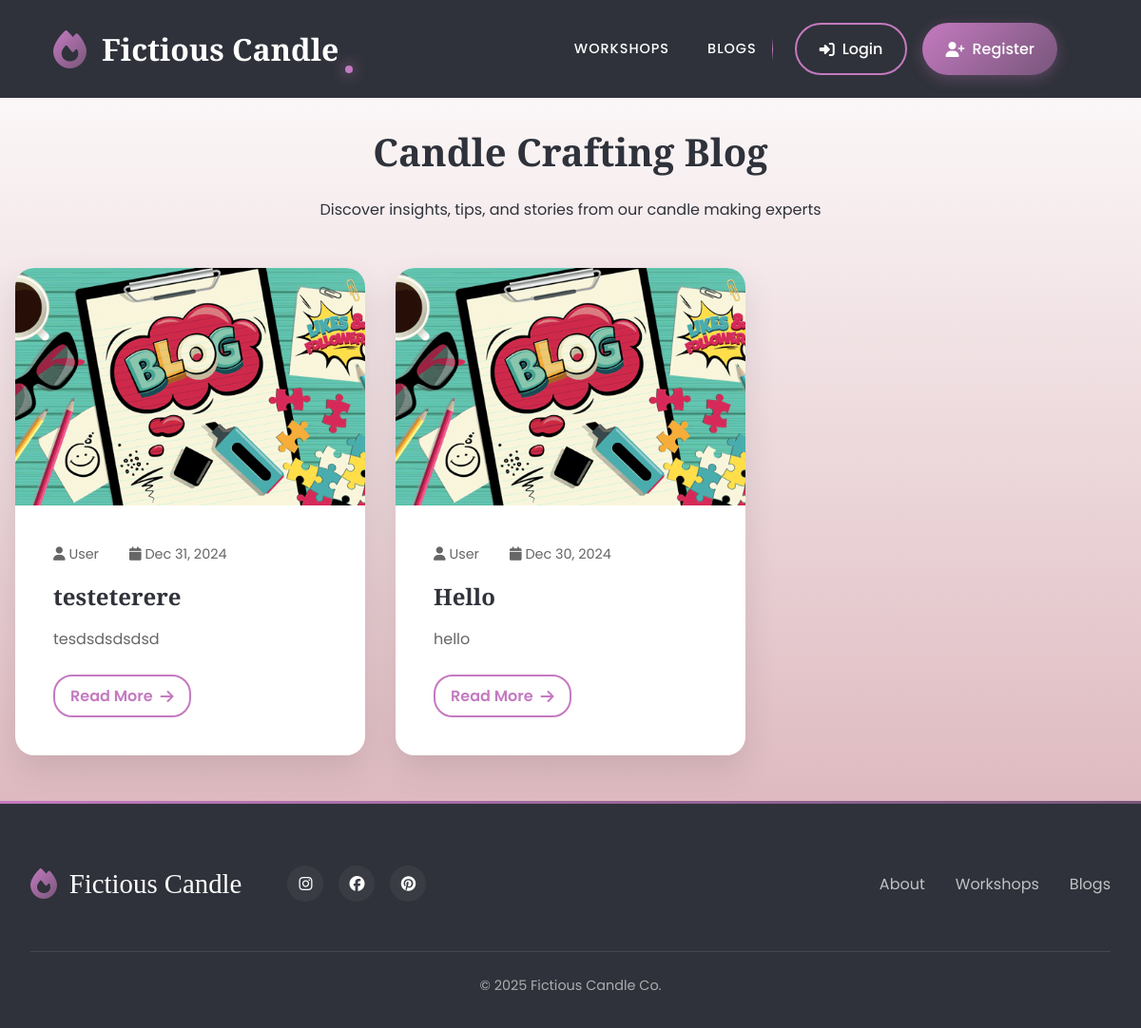
The app's page /blogs/ with its own data.
### candle/models.py (models this page shows, shortened)
class Config(models.Model):
    site_name = models.CharField(max_length=255)
    site_title = models.CharField(max_length=255)
    site_description = models.TextField()
    facebook_url = models.URLField(blank=True, null=True)
    instagram_url = models.URLField(blank=True, null=True)
    pinterest_url = models.URLField(blank=True, null=True)
    created_at = models.DateTimeField(auto_now_add=True)
    updated_at = models.DateTimeField(auto_now=True)
    class Meta:
        verbose_name = 'Site Configuration'
        verbose_name_plural = 'Site Configuration'
    def as_dict(self):
        return {
            'site_name': self.site_name or '',
            'site_title': self.site_title or '',
            'site_description': self.site_description or '',
            'facebook_url': self.facebook_url or '',
            'instagram_url': self.instagram_url or '',
            "pinterest_url": self.pinterest_url or ""
        }

class Blogpost(models.Model):
    author = models.ForeignKey(
        User,
        on_delete=models.CASCADE,
        related_name='blogposts',
        related_query_name='blogpost'
    )
    title = models.CharField(max_length=255)
    content = models.TextField()
    published_date = models.DateTimeField(auto_now_add=True)
    thumbnail = models.ImageField(
        upload_to='blog_thumbnails/',
        null=True,
        blank=True,
        help_text='Featured image for the blog post'
    )
    class Meta:
        ordering = ("-published_date",)

### candle/views.py (the view)
# urls.py: path("blogs/",BlogListView.as_view(),name="blogs"),
class BlogListView(ListView):
    model = Blogpost
    template_name = 'candle/blogs.html'
    context_object_name = 'blogs'
    paginate_by = 10

### candle/context_processors.py (called while the page is built)
def company_info(request):
    config = {
        "latest_blogs":Blogpost.objects.all()[:6],
        "latest_workshops":CandleWorkshop.objects.all()[:6]
    }
    try:
        config.update(Config.objects.first().as_dict())
    except Exception as e:
        pass
    return config

### candle/templates/candle/blogs.html (shortened to what this page needs)
{% extends "candle/base.html" %}
{% block content %}
{% include 'candle/fragments/header.html' %}
<main>
    <div class="page-header">
        <h1 class="page-title">Candle Crafting Blog</h1>
        <p>Discover insights, tips, and stories from our candle making experts</p>
    </div>
    <div class="blog-container">
        <div class="blog-grid">
            {% for blog in blogs %}
            {% include 'candle/fragments/blog.html' %}
            {% endfor %}
        </div>
    </div>
</main>
{% include 'candle/fragments/footer.html' %}
{% endblock content %}

### candle/templates/candle/fragments/header.html (shortened to what this page needs)
<header>
    <nav>
        <a href="{% url 'candle:home' %}" class="logo">
            <i class="fas fa-fire"></i>
            {{site_name}}
        </a>
        <div class="nav-container">
            <div class="nav-links">
                <a href="{% url 'candle:workshops' %}" class="nav-link">Workshops</a>
                <a href="{% url 'candle:blogs' %}" class="nav-link">Blogs</a>
                {% if not user.is_authenticated %}
                <div class="auth-buttons">
                    <a href="{% url 'candle:login' %}" class="btn btn-login">
                        <i class="fas fa-sign-in-alt"></i>
                        Login
                    </a>
                    <a href="{% url 'candle:signup' %}" class="btn btn-register">
                        <i class="fas fa-user-plus"></i>
                        Register
                    </a>
                </div>
                {% endif %}
            </div>
        </div>
    </nav>
</header>

### candle/templates/candle/fragments/blog.html
{% load static %}
<article class="blog-card">
    <div class="blog-image">
        {% if blog.thumbnail %}
        <img src="{{blog.thumbnail.url}}" alt="{{blog.title}}">
        {% else %}
        <img src="{% static 'candle/images/blog-default.png' %}" alt="{{blog.title}}">
        {% endif %}
    </div>
    <div class="blog-content">
        <div class="blog-meta">
            <span><i class="fas fa-user"></i> {{blog.author.get_full_name|default:"User"}} </span>
            <span><i class="fas fa-calendar"></i> {{blog.published_date|date:"M d, Y" }}</span>
        </div>
        <h3 class="blog-title">{{blog.title}}</h3>
        <p class="blog-excerpt">{{blog.content|striptags|truncatewords:20}}</p>
        <a href="{% url 'candle:blog_detail' blog.pk %}" class="read-more">
            Read More <i class="fas fa-arrow-right"></i>
        </a>
    </div>
</article>

### candle/templates/candle/fragments/footer.html
<footer>
    <div class="footer-content">
        <div class="footer-brand">
            <div class="footer-logo">
                <i class="fas fa-fire"></i>
                {{site_name}}
            </div>
            <div class="social-links">
                <a href="{{instagram_url}}" class="social-link"><i class="fab fa-instagram"></i></a>
                <a href="{{facebook_url}}" class="social-link"><i class="fab fa-facebook"></i></a>
                <a href="{{pinterest_url}}" class="social-link"><i class="fab fa-pinterest"></i></a>
            </div>
        </div>
        <div class="footer-links-container">
            <a href="{% url 'candle:aboutus' %}">About</a>
            <a href="{% url 'candle:workshops' %}">Workshops</a>
            <a href="{% url 'candle:blogs' %}">Blogs</a>
        </div>
    </div>
    <div class="footer-bottom">
        <p>&copy; {% now 'Y' %} {{site_name}} Co.</p>
    </div>
</footer>

### candle/templates/candle/blogs.html (style rules this page uses)
body { line-height: 1.6; min-height: 100vh; display: flex; flex-direction: column; }
header { background-color: var(--color-dark); }
main { padding-top: 5rem; flex: 1; background: linear-gradient(to bottom, #fff, var(--color-light)); }
.blog-container { max-width: 1200px; margin: 0 auto; padding: 0 1rem; }
.blog-grid { display: grid; grid-template-columns: repeat(auto-fill, minmax(350px, 1fr)); gap: 2rem; margin-bottom: 3rem; }

### records on screen
Config: site_name "Fictious Candle"
Blogpost: author.get_full_name "User", published_date "Dec 31, 2024", title "testeterere", content "tesdsdsdsdsd"
Blogpost: author.get_full_name "User", published_date "Dec 30, 2024", title "Hello", content "hello"
